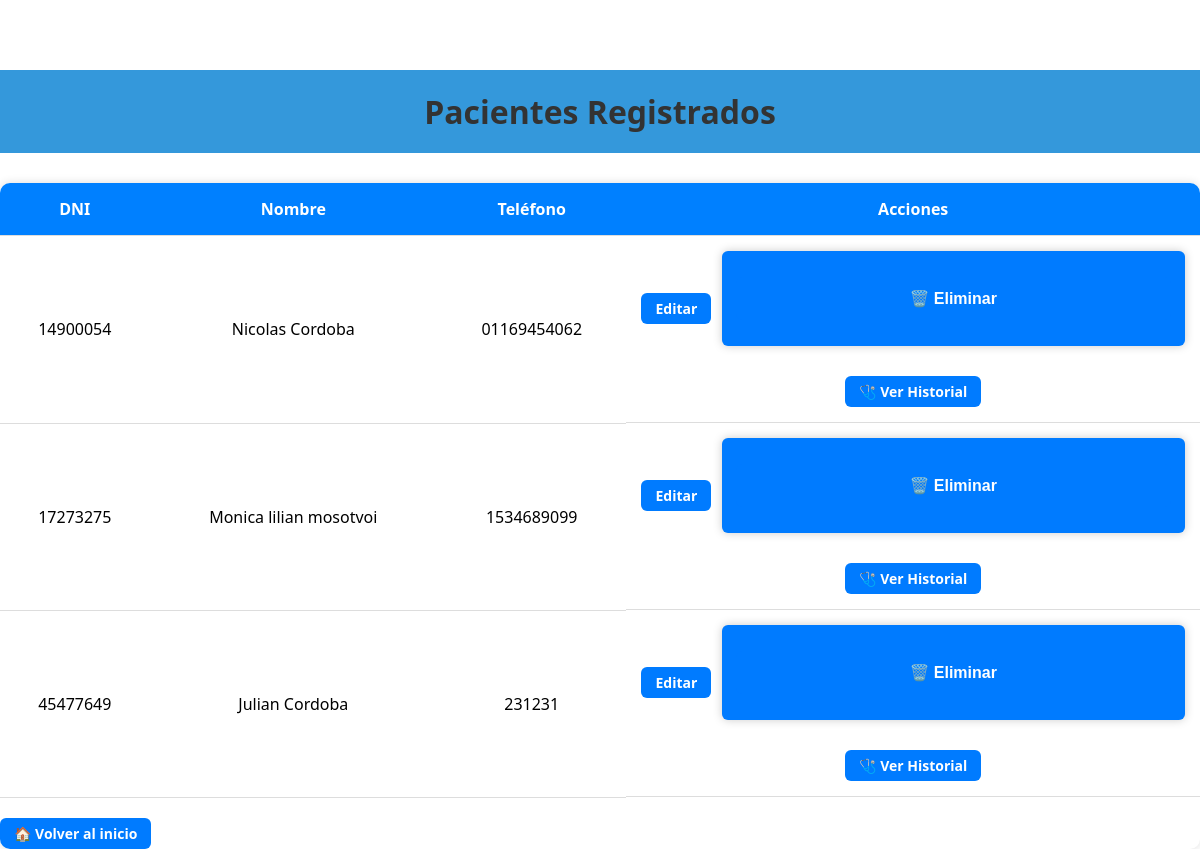
The app's page /vistap, older data.
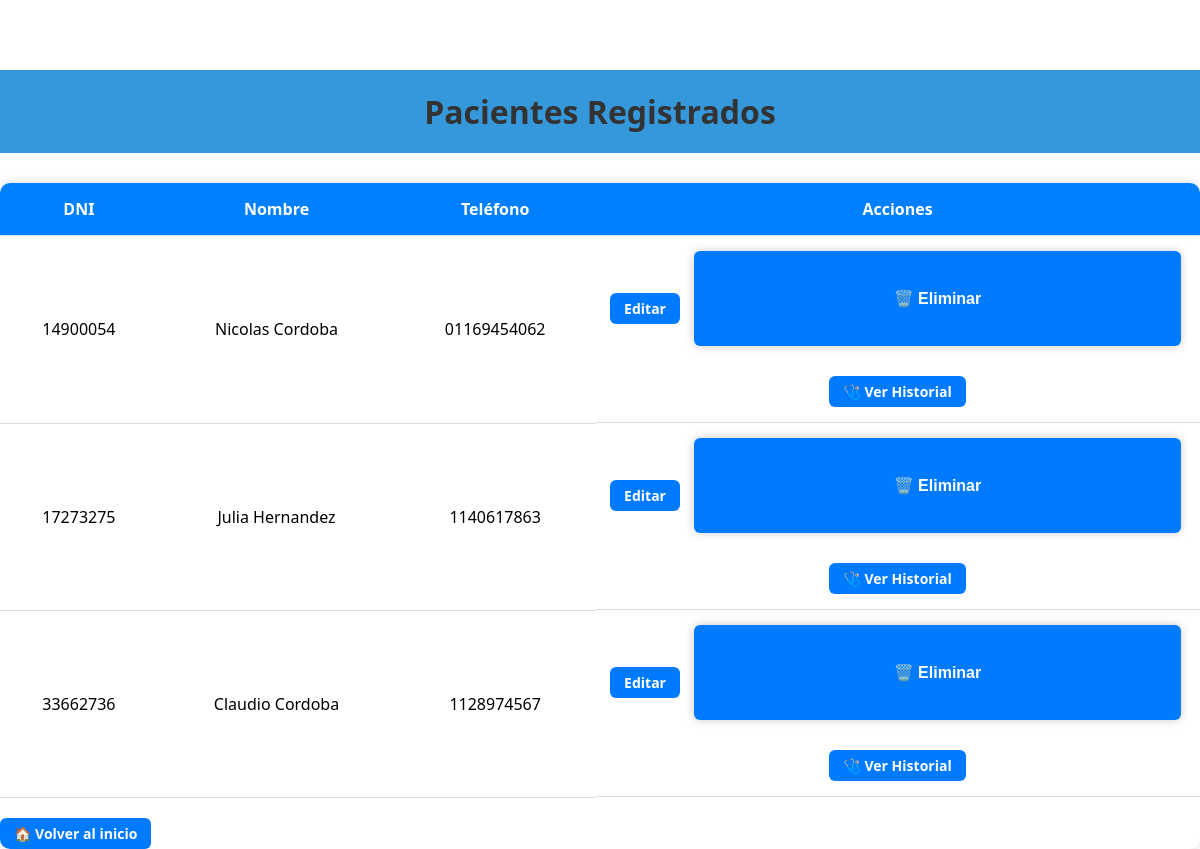
The same page, newer data.
### app.py (models this page shows, shortened)
class Paciente(db.Model):
    __tablename__ = 'paciente'
    dni = db.Column(db.Integer, primary_key=True)
    nombre = db.Column(db.String(100), nullable=False)
    tel = db.Column(db.String(10))

### app.py (the view)
@app.route('/vistap')
def ver_pacientes():
    pacientes = Paciente.query.all()
    return render_template('vistap.html', pacientes=pacientes)

### templates/vistap.html (shortened to what this page needs)
<!DOCTYPE html>
<html lang="en">
<head>
    <link rel="stylesheet" href="{{ url_for('static', filename='style.css') }}">
</head>
<body>
{% extends "base.html" %}
{% block content %}
<h1 class="titulo">Pacientes Registrados</h1>
<div class="tabla-container">
  <table class="tabla-estilo">
        <thead>
            <tr>
                <th>DNI</th>
                <th>Nombre</th>
                <th>Teléfono</th>
                <th>Acciones</th>
            </tr>
        </thead>
<tbody>
            {% for paciente in pacientes %}
            <tr>
                <td>{{ paciente.dni }}</td>
                <td>{{ paciente.nombre }}</td>
                <td>{{ paciente.tel }}</td>
                <td class="acciones">
                    <a href="{{ url_for('edit', dni=paciente.dni) }}"class="btn-accion editar">Editar</a>
                    <form action="{{ url_for('delete', dni=paciente.dni) }}"class="btn-accion editar" method="POST" style="display:inline;">
                        <button type="submit">🗑️ Eliminar</button>
                    </form>
                    <a href="{{ url_for('ver_historial', dni=paciente.dni) }}"class="btn-accion editar">🩺 Ver Historial</a>
                </td>
            </tr>
                {% endfor %}
            </tbody>
    </table>
    <div class="text-center mt-3">
        <a href="{{ url_for('index') }}" class="btn-accion editar">🏠 Volver al inicio</a>
    </div>
</div>
{% endblock %}

Row changes from the older to the newer data that the page shows:
removed Paciente: dni "45477649", nombre "Julian Cordoba", tel "231231"
changed Paciente id 17273275: nombre "Monica lilian mosotvoi" → "Julia Hernandez"; tel "1534689099" → "1140617863"
added Paciente: dni "33662736", nombre "Claudio Cordoba", tel "1128974567"
